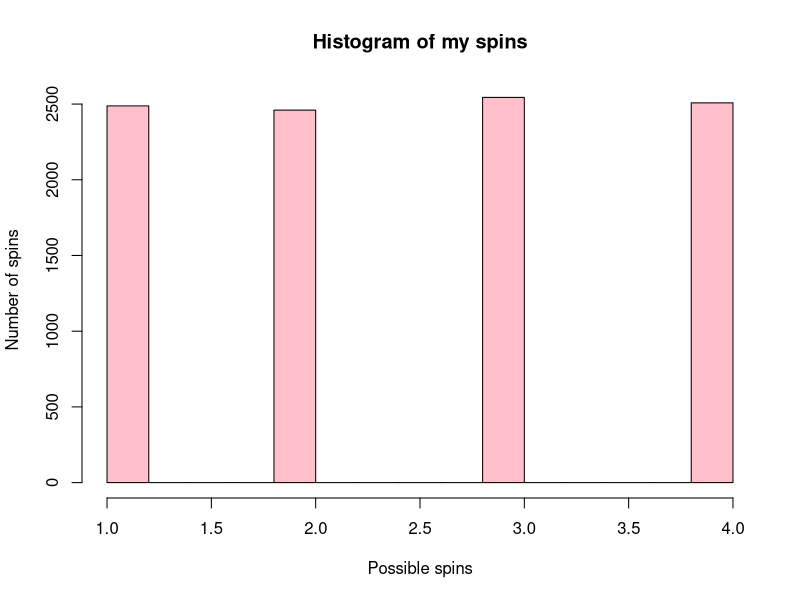
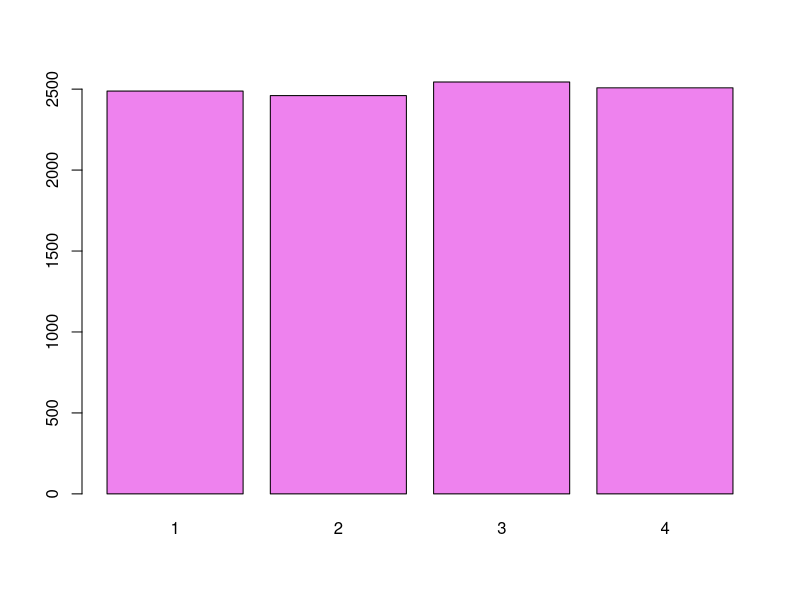
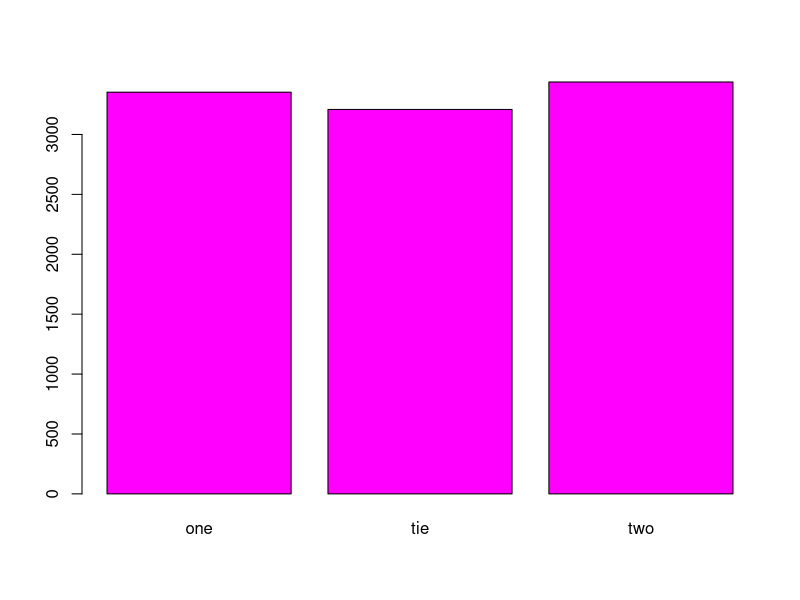
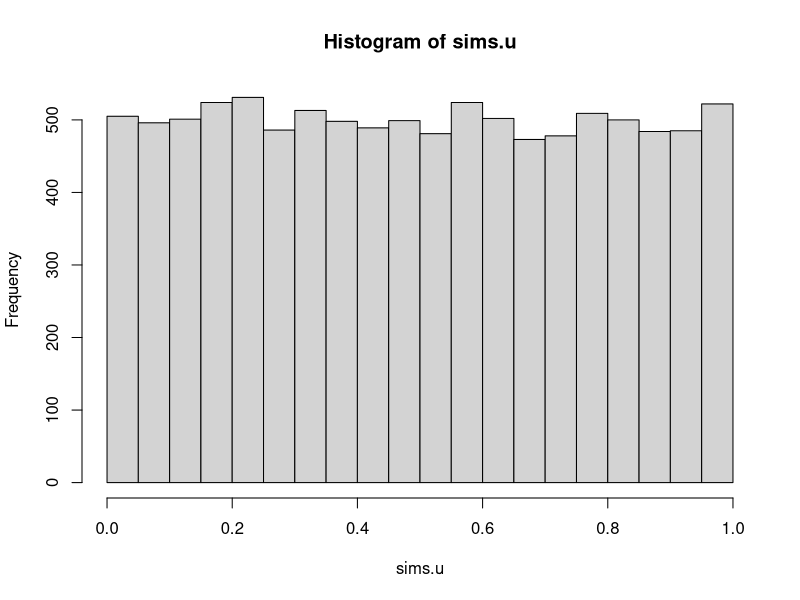
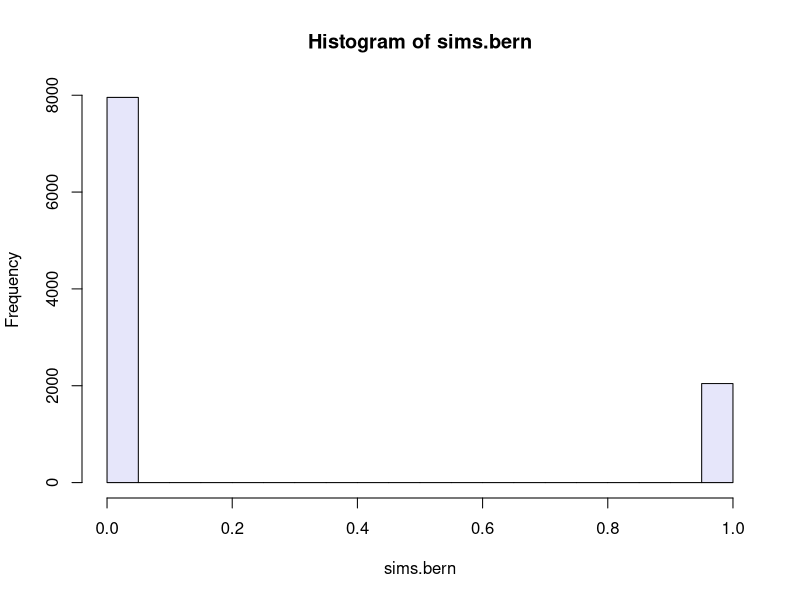
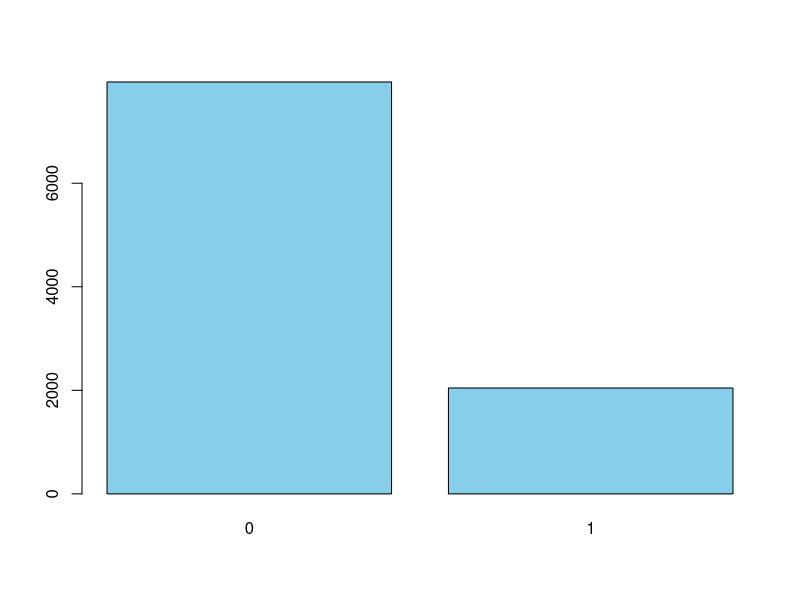
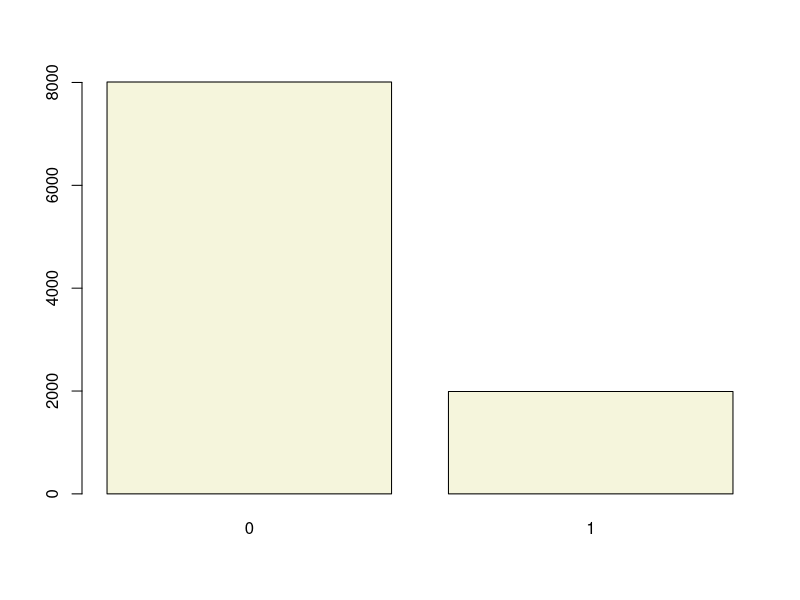

These figures' R source, in order:
#### toy function in R
addition<-function(x,y){
  x+y
}

print(addition(6,5))

replicate(3, addition(3,4))

#### if ... else
maximum<-function(x,y){
  if(x>y){
    print(x)
  } else {
    print(y)
  }
}

maximum(pi, exp(1))

#### discrete uniform simulation
spinner<-c(1,2,3,4)
spinner
### one fair spin
one.spin<-sample(spinner,1)
one.spin

nsims=10000
many.spins<-sample(spinner, nsims, replace=TRUE)
many.spins
hist(many.spins, main="Histogram of my spins",
     ylab="Number of spins",
     xlab="Possible spins", 
     col="pink")

table.spins<-table(many.spins)
table.spins
barplot(table.spins, col="violet")

### a fun example
war<-function(){
  p.1<-sample(c(1,2,3),1)
  print(p.1)
  p.2<-sample(c(1,2,3),1)
  print(p.2)
  if(p.1==p.2){
    print("tie")
  } else {
    if(p.1>p.2){
      print("one")
    } else {
      print("two")
    }
  }
}

war()

run<-replicate(nsims, war())
table.run=table(run)
table.run
barplot(table.run, col="magenta")


#### random number generation
### runif
sims.u<-runif(nsims)
hist(sims.u)

#### how to make a Bernoulli trial?
### inverse transform method
q=0.2
sims<-runif(nsims)
sims.bern=as.numeric(sims<q)
sims.bern
sum(sims.bern)
mean(sims.bern)
hist(sims.bern, col="lavender")
bern.table=table(sims.bern)
barplot(bern.table, col="skyblue")

### using rbinom
sims.2<-rbinom(nsims, size=1, prob=q)
mean(sims.2)
table.2<-table(sims.2)
barplot(table.2, col="beige")
